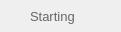
<?xml version="1.0" encoding="UTF-8"?>
<ui version="4.0">
 <class>StatusInfo</class>
 <widget class="QWidget" name="StatusInfo">
  <property name="geometry">
   <rect>
    <x>0</x>
    <y>0</y>
    <width>121</width>
    <height>32</height>
   </rect>
  </property>
  <property name="sizePolicy">
   <sizepolicy hsizetype="MinimumExpanding" vsizetype="Preferred">
    <horstretch>0</horstretch>
    <verstretch>0</verstretch>
   </sizepolicy>
  </property>
  <property name="minimumSize">
   <size>
    <width>0</width>
    <height>32</height>
   </size>
  </property>
  <property name="maximumSize">
   <size>
    <width>16777215</width>
    <height>16777215</height>
   </size>
  </property>
  <property name="windowTitle">
   <string notr="true"/>
  </property>
  <property name="styleSheet">
   <string notr="true">#lStatusDesc
{
color: #666666;	
font-family: &quot;Lato&quot;;
font-size: 13px;	
}
#bIconState
{
border: none;
}</string>
  </property>
  <layout class="QHBoxLayout" name="horizontalLayout">
   <property name="spacing">
    <number>6</number>
   </property>
   <property name="leftMargin">
    <number>0</number>
   </property>
   <property name="topMargin">
    <number>0</number>
   </property>
   <property name="rightMargin">
    <number>0</number>
   </property>
   <property name="bottomMargin">
    <number>0</number>
   </property>
   <item>
    <widget class="QPushButton" name="bIconState">
     <property name="minimumSize">
      <size>
       <width>24</width>
       <height>24</height>
      </size>
     </property>
     <property name="maximumSize">
      <size>
       <width>24</width>
       <height>24</height>
      </size>
     </property>
     <property name="text">
      <string/>
     </property>
     <property name="icon">
      <iconset>
       <normalon>:/images/ico_menu_uptodate_state.png</normalon>
      </iconset>
     </property>
     <property name="iconSize">
      <size>
       <width>24</width>
       <height>24</height>
      </size>
     </property>
    </widget>
   </item>
   <item>
    <widget class="ElidedLabel" name="lStatusDesc">
     <property name="singleline">
      <bool>true</bool>
     </property>
     <property name="sizePolicy">
      <sizepolicy hsizetype="Expanding" vsizetype="Preferred">
       <horstretch>0</horstretch>
       <verstretch>0</verstretch>
      </sizepolicy>
     </property>
     <property name="minimumSize">
      <size>
       <width>0</width>
       <height>0</height>
      </size>
     </property>
     <property name="text">
      <string>Starting</string>
     </property>
    </widget>
   </item>
  </layout>
 </widget>
 <customwidgets>
  <customwidget>
   <class>ElidedLabel</class>
   <extends>QLabel</extends>
   <header location="global">ElidedLabel.h</header>
  </customwidget>
 </customwidgets>
 <resources/>
 <connections/>
</ui>
